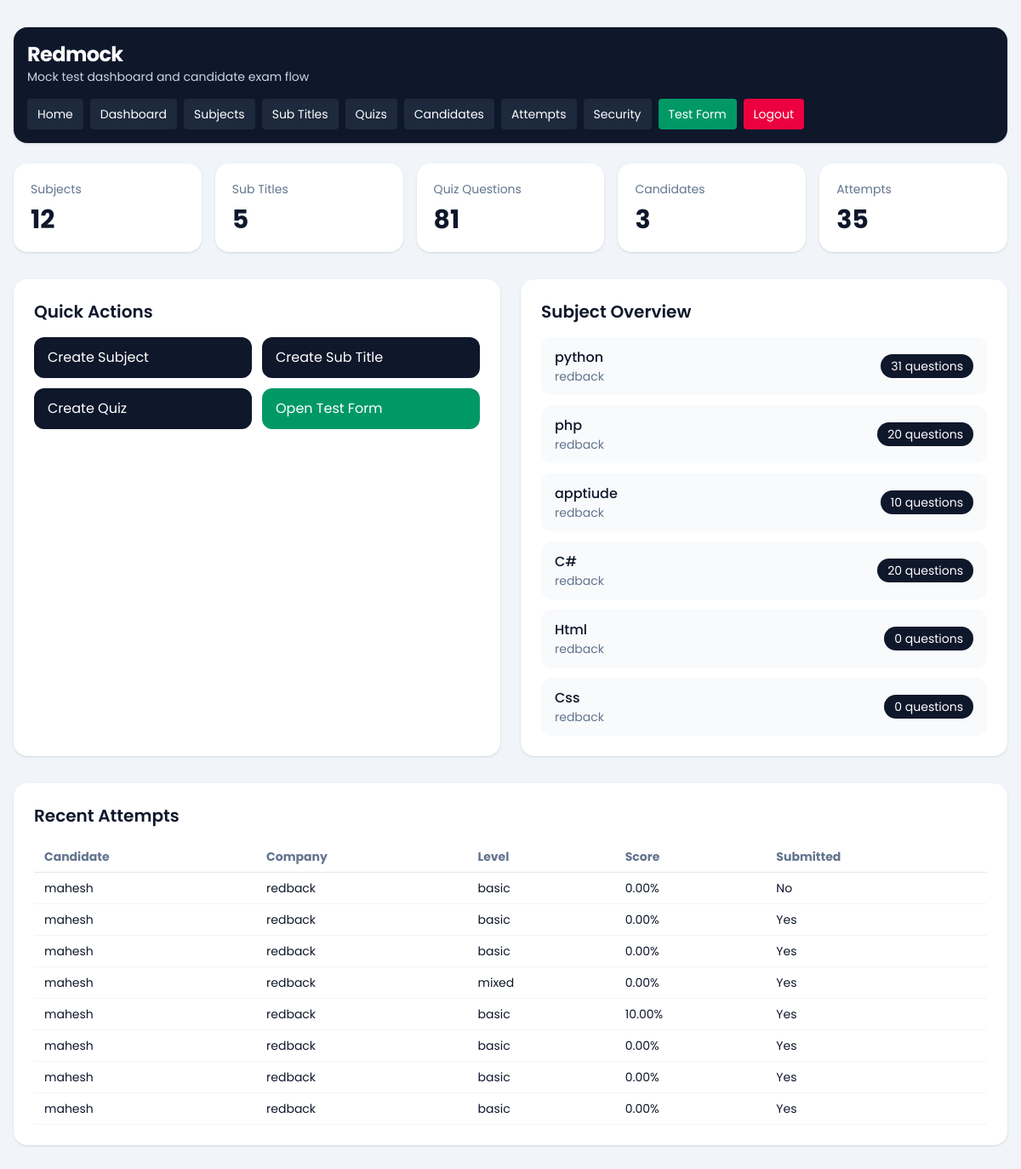
The app's page /dashboard/ (signed in), older data.
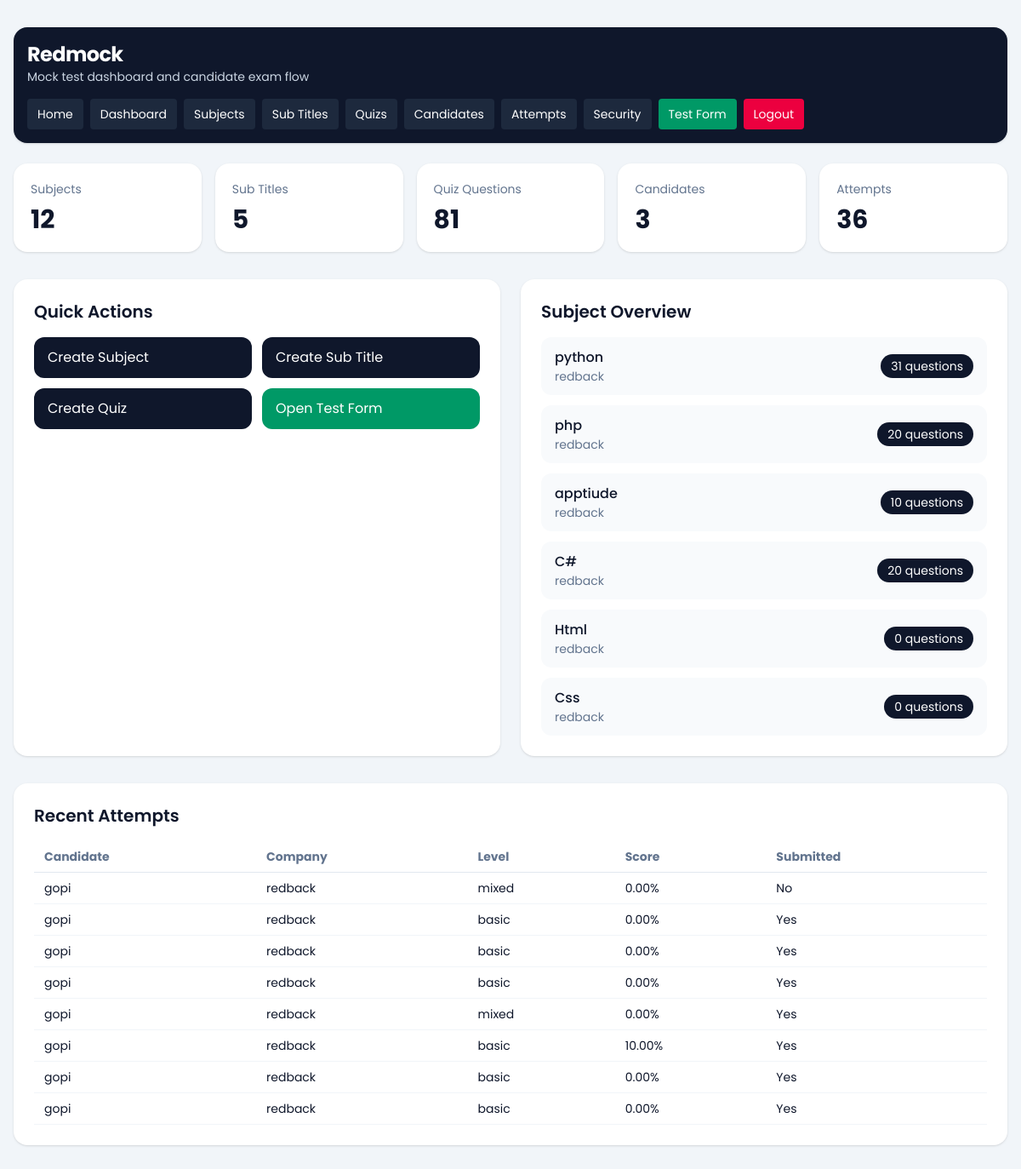
The same page, newer data.
### dashboard/models.py (models this page shows, shortened)
class TestSubject(models.Model):
    company = models.ForeignKey(Company, on_delete=models.CASCADE, related_name='subjects')
    subject = models.CharField(max_length=150)
    subject_svg = models.TextField(blank=True, null=True)
    created_at = models.DateTimeField(auto_now_add=True)
    class Meta:
        ordering = ['subject']
        unique_together = ('company', 'subject')

class Company(models.Model):
    name = models.CharField(max_length=150)
    image = models.ImageField(upload_to='company/', blank=True, null=True)
    email = models.EmailField(unique=True)
    password = models.CharField(max_length=128)
    is_active = models.BooleanField(default=True)
    full_screen_lock = models.BooleanField(default=False)
    pause_lock = models.BooleanField(default=False)
    tab_switch_guard_enabled = models.BooleanField(default=False)
    max_violation_warnings = models.PositiveIntegerField(default=3)
    exam_control_password = models.CharField(max_length=128, blank=True)
    created_at = models.DateTimeField(auto_now_add=True)
    updated_at = models.DateTimeField(auto_now=True)
    class Meta:
        ordering = ['name']
        verbose_name_plural = 'Companies'

### quiz/models.py (models this page shows, shortened)
class CandidateTestAttempt(models.Model):
    SESSION_SINGLE = 'single'
    SESSION_MULTI = 'multi'
    SESSION_CHOICES = [
        (SESSION_SINGLE, 'Single'),
        (SESSION_MULTI, 'Multi'),
    ]
    candidate = models.ForeignKey(Candidate, on_delete=models.CASCADE, related_name='attempts')
    company = models.ForeignKey(Company, on_delete=models.CASCADE, related_name='attempts')
    session_type = models.CharField(max_length=10, choices=SESSION_CHOICES)
    level = models.CharField(max_length=20)
    question_count = models.PositiveIntegerField()
    duration_minutes = models.PositiveIntegerField()
    selected_subjects = models.JSONField(default=list, blank=True)
    selected_sub_titles = models.JSONField(default=list, blank=True)
    answers_json = models.JSONField(default=list, blank=True)
    correct_count = models.PositiveIntegerField(default=0)
    wrong_count = models.PositiveIntegerField(default=0)
    percentage = models.DecimalField(max_digits=5, decimal_places=2, default=0)
    started_at = models.DateTimeField(blank=True, null=True)
    submitted_at = models.DateTimeField(blank=True, null=True)
    is_submitted = models.BooleanField(default=False)
    is_paused = models.BooleanField(default=False)
    paused_at = models.DateTimeField(blank=True, null=True)
    total_paused_seconds = models.PositiveIntegerField(default=0)
    tab_switch_count = models.PositiveIntegerField(default=0)
    warning_count = models.PositiveIntegerField(default=0)
    last_violation_at = models.DateTimeField(blank=True, null=True)
    violation_log_json = models.JSONField(default=list, blank=True)
    created_at = models.DateTimeField(auto_now_add=True)
    class Meta:
        ordering = ['-created_at']

class Candidate(models.Model):
    name = models.CharField(max_length=150)
    email = models.EmailField()
    designation_tech = models.CharField(max_length=150)
    created_at = models.DateTimeField(auto_now_add=True)
    class Meta:
        ordering = ['name']

### dashboard/views.py (the view)
# urls.py: path('', views.dashboard_home, name='home'),
@company_login_required
def dashboard_home(request):
    company = request.company
    context = {
        'subject_count': TestSubject.objects.filter(company=company).count(),
        'subtitle_count': SubTitle.objects.filter(test_subject__company=company).count(),
        'quiz_count': Quiz.objects.filter(test_subject__company=company).count(),
        'candidate_count': Candidate.objects.filter(attempts__company=company).distinct().count(),
        'attempt_count': CandidateTestAttempt.objects.filter(company=company).count(),
        'subjects': TestSubject.objects.filter(company=company).select_related('company').annotate(
            quiz_total=Count('quizzes')
        )[:6],
        'recent_attempts': CandidateTestAttempt.objects.filter(company=company).select_related(
            'candidate', 'company'
        )[:8],
        'company': company,
    }
    return render(request, 'dashboard/home.html', context)

### dashboard/views.py (called while the page is built)
def get_logged_in_company(request):
    company_id = request.session.get('company_id')
    if not company_id:
        return None
    return Company.objects.filter(id=company_id, is_active=True).first()

def company_login_required(view_func):
    @wraps(view_func)
    def wrapper(request, *args, **kwargs):
        company = get_logged_in_company(request)
        if not company:
            return redirect(f"{reverse('dashboard:login')}?next={request.path}")
        request.company = company
        return view_func(request, *args, **kwargs)
    return wrapper

### templates/dashboard/home.html (shortened to what the changed rows need)
{% extends "base.html" %}
{% block content %}
<section class="grid gap-4 md:grid-cols-5">
    <div class="rounded-2xl bg-white p-5 shadow-sm">
        <p class="text-sm text-slate-500">Attempts</p>
        <p class="mt-2 text-3xl font-bold">{{ attempt_count }}</p>
    </div>
</section>
<section class="mt-8 grid gap-6 lg:grid-cols-2">
    <div class="rounded-2xl bg-white p-6 shadow-sm">
        <div class="mb-4 flex items-center justify-between">
            <h2 class="text-xl font-semibold">Quick Actions</h2>
        </div>
    </div>
    <div class="rounded-2xl bg-white p-6 shadow-sm">
        <h2 class="text-xl font-semibold">Subject Overview</h2>
        <div class="mt-4 space-y-3">
            {% for subject in subjects %}
                <div class="flex items-center justify-between rounded-xl bg-slate-50 px-4 py-3">
                    <div>
                        <p class="font-medium">{{ subject.subject }}</p>
                        <p class="text-sm text-slate-500">{{ subject.company.name }}</p>
                    </div>
                    <span class="rounded-full bg-slate-900 px-3 py-1 text-sm text-white">{{ subject.quiz_total }} questions</span>
                </div>
            {% empty %}
                <p class="text-slate-500">No subjects created yet.</p>
            {% endfor %}
        </div>
    </div>
</section>
<section class="mt-8 rounded-2xl bg-white p-6 shadow-sm">
    <h2 class="text-xl font-semibold">Recent Attempts</h2>
    <div class="mt-4 overflow-x-auto">
        <table class="min-w-full text-left text-sm">
            <thead class="border-b border-slate-200 text-slate-500">
                <tr>
                    <th class="px-3 py-2">Candidate</th>
                    <th class="px-3 py-2">Company</th>
                    <th class="px-3 py-2">Level</th>
                    <th class="px-3 py-2">Score</th>
                    <th class="px-3 py-2">Submitted</th>
                </tr>
            </thead>
            <tbody>
                {% for attempt in recent_attempts %}
                    <tr class="border-b border-slate-100">
                        <td class="px-3 py-2">{{ attempt.candidate.name }}</td>
                        <td class="px-3 py-2">{{ attempt.company.name }}</td>
                        <td class="px-3 py-2">{{ attempt.level }}</td>
                        <td class="px-3 py-2">{{ attempt.percentage }}%</td>
                        <td class="px-3 py-2">{{ attempt.is_submitted|yesno:"Yes,No" }}</td>
                    </tr>
                {% empty %}
                    <tr>
                        <td colspan="5" class="px-3 py-6 text-center text-slate-500">No test attempts yet.</td>
                    </tr>
                {% endfor %}
            </tbody>
        </table>
    </div>
</section>
{% endblock %}

Row changes from the older to the newer data that the page shows:
no longer on this page (row unchanged): CandidateTestAttempt: candidate.name "mahesh", company.name "redback", level "basic", percentage "0.00", is_submitted "Yes"
added CandidateTestAttempt: candidate.name "gopi", company.name "redback", level "mixed", percentage "0.00", is_submitted "No"
changed CandidateTestAttempt (number 2 of 8 on the later page): candidate.name "mahesh" → "gopi"; is_submitted "No" → "Yes"
changed through a linked row, CandidateTestAttempt (number 3 of 8 on the later page): candidate.name "mahesh" → "gopi"
changed through a linked row, CandidateTestAttempt (number 4 of 8 on the later page): candidate.name "mahesh" → "gopi"
changed through a linked row, CandidateTestAttempt (number 5 of 8 on the later page): candidate.name "mahesh" → "gopi"
changed through a linked row, CandidateTestAttempt (number 6 of 8 on the later page): candidate.name "mahesh" → "gopi"
changed through a linked row, CandidateTestAttempt (number 7 of 8 on the later page): candidate.name "mahesh" → "gopi"
changed through a linked row, CandidateTestAttempt (number 8 of 8 on the later page): candidate.name "mahesh" → "gopi"
Text that changed along with them:
{{ attempt_count }}: "35" → "36"
